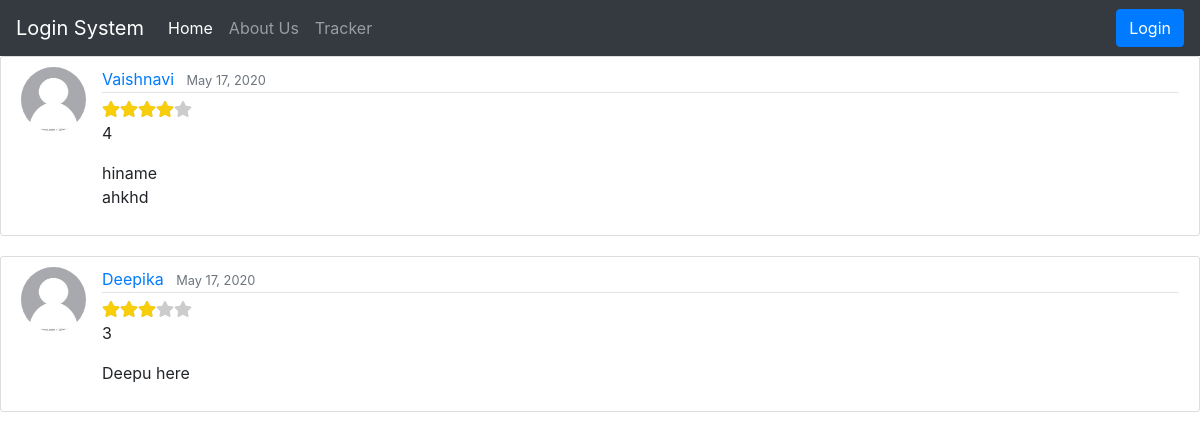
/showreview/5, run on the app's committed database.
### product/models.py (models this page shows)
class Review(models.Model):
    RATING_CHOICES = (
        (1, '1'),
        (2, '2'),
        (3, '3'),
        (4, '4'),
        (5, '5'),
    )
    user = models.ForeignKey(User, on_delete = models.CASCADE)
    image = models.ImageField(default="default.jpg", upload_to = "review_pics")
    rating = models.IntegerField(choices=RATING_CHOICES)
    content = models.TextField(max_length = 6000)
    product = models.ForeignKey(Product, on_delete = models.CASCADE)
    date_posted = models.DateField(default = timezone.now())
    review_id = models.AutoField(primary_key = True)

### login/models.py (models this page shows, shortened)
class Profile(models.Model):
    user = models.OneToOneField(User, on_delete = models.CASCADE)
    image = models.ImageField(default = 'default.jpg', upload_to = 'profile_pics')

### product/views.py (the view)
# urls.py: path("showreview/<int:id>", showreview , name="showreview"),
def showreview(request, id):
    reviews = Review.objects.filter(product__product_id = id)
    if(len(reviews) == 0):
        messages.info(request, "No reviews for this product till date")
        return redirect("/product/productview/"+f"{id}")
    else:
        return render(request, "product/showreview.html", {"id":id, "reviews":reviews})

### product/templates/product/showreview.html (shortened to what this page needs)
{% extends "login/basic.html" %}
{% block head%}
<link href="https://use.fontawesome.com/releases/v5.0.8/css/all.css" rel="stylesheet">
<link href="https://stackpath.bootstrapcdn.com/bootstrap/4.5.0/css/bootstrap.min.css" rel="stylesheet">
{% endblock%}
{% block body %}
    {% for r in reviews %}
    <article class="media content-section">
          <img class="rounded-circle article-img" src="{{ r.user.profile.image.url }}">
          <div class="media-body">
            <div class="article-metadata">
              <a class="mr-2" href="#">{{ r.user }}</a>
              <small class="text-muted">{{ r.date_posted|date:"F d, Y" }}</small>
            </div>
            <div class="stars-outer" id="stars-outer{{r.review_id}}">
                <div class="stars-inner" id="stars-inner{{r.review_id}}">
                </div>
            </div>
            <p class="article-content">{{ r.rating }}</p>
            <p class="article-content">{{ r.content }}</p>
          </div>
        </article>
{% endfor%}
{% endblock %}

### product/templates/product/showreview.html (style rules this page uses)
body { background: #fafafa; color: #333333; margin-top: 5rem; }
.content-section { background: #ffffff; padding: 10px 20px; border: 1px solid #dddddd; border-radius: 3px; margin-bottom: 20px; }
.article-content { white-space: pre-line; }
.article-img { height: 65px; width: 65px; margin-right: 16px; }
.article-metadata { padding-bottom: 1px; margin-bottom: 4px; border-bottom: 1px solid #e3e3e3 }
.stars-outer { position: relative; display: inline-block; }
.stars-inner { position: absolute; top: 0; left: 0; white-space: nowrap; overflow: hidden; width: 0; }
.stars-outer::before { content: "\f005 \f005 \f005 \f005 \f005"; font-family: "Font Awesome 5 Free"; font-weight: 900; color: #ccc; }
.stars-inner::before { content: "\f005 \f005 \f005 \f005 \f005"; font-family: "Font Awesome 5 Free"; font-weight: 900; color: #f8ce0b; }

### data on the page
Review: user.profile.image (placeholder picture), user "Vaishnavi", date_posted "May 17, 2020", rating "4", content "hiname ahkhd"
Review: user.profile.image (placeholder picture), user "Deepika", date_posted "May 17, 2020", rating "3", content "Deepu here"
